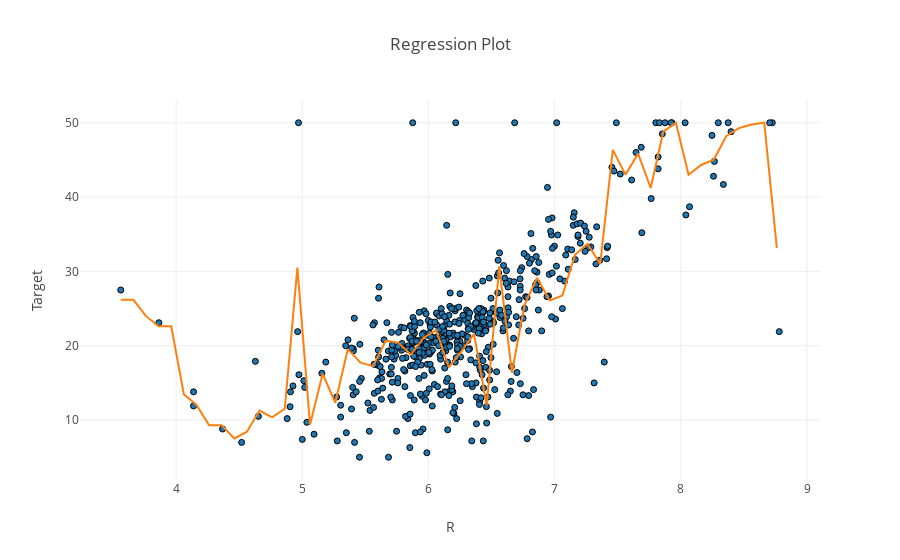

The notebook cell saved with this chart:
### Code cell
plot_handler = OneDimensionalRegressionPlotHandler(dataset=dataset, trained_regressor=regressor)
plot_handler.plot_prediction()

### Figure 1 — Plotly figure (JSON) as saved in the notebook; plotly's stock layout.template omitted (floating-point values rounded to 4 significant figures; data arrays with more than 128 entries replaced by an {"elided": "..."} marker saying what was removed)
{"data": [{"hoverinfo": "skip", "marker": {"line": {"color": "black", "width": 1}}, "mode": "markers", "showlegend": false, "type": "scatter", "uid": "4e4ac0cf-ba4f-4171-861d-8b9394d2c64e", "x": {"elided": "506 float values"}, "y": {"elided": "506 float values"}}, {"hoverinfo": "y", "mode": "lines", "showlegend": false, "type": "scatter", "uid": "fde9d85b-dbc8-4260-98a8-85cfaf85d624", "x": [3.561, 3.661, 3.761, 3.861, 3.961, 4.061, 4.161, 4.261, 4.361, 4.461, 4.561, 4.661, 4.761, 4.861, 4.961, 5.061, 5.161, 5.261, 5.361, 5.461, 5.561, 5.661, 5.761, 5.861, 5.961, 6.061, 6.161, 6.261, 6.361, 6.461, 6.561, 6.661, 6.761, 6.861, 6.961, 7.061, 7.161, 7.261, 7.361, 7.461, 7.561, 7.661, 7.761, 7.861, 7.961, 8.061, 8.161, 8.261, 8.361, 8.461, 8.561, 8.661, 8.761], "y": [26.18, 26.18, 23.98, 22.61, 22.61, 13.47, 12.04, 9.3, 9.3, 7.53, 8.44, 11.28, 10.38, 11.52, 30.53, 9.38, 16.23, 12.34, 19.55, 17.72, 17.26, 20.68, 20.42, 18.79, 21.08, 22.11, 17.08, 19.23, 21.59, 11.97, 30.69, 16.4, 25.5, 29.13, 26.08, 26.76, 32.23, 33.71, 30.98, 46.35, 43.02, 45.84, 41.22, 48.8, 50, 43, 44.32, 45.02, 48.22, 49.28, 49.76, 50, 33.14]}], "layout": {"autosize": true, "title": {"text": "Regression Plot"}, "xaxis": {"autorange": true, "range": [3.243, 9.098], "title": {"text": "R"}, "type": "linear"}, "yaxis": {"autorange": true, "range": [1.704, 53.3], "title": {"text": "Target"}, "type": "linear"}}}
